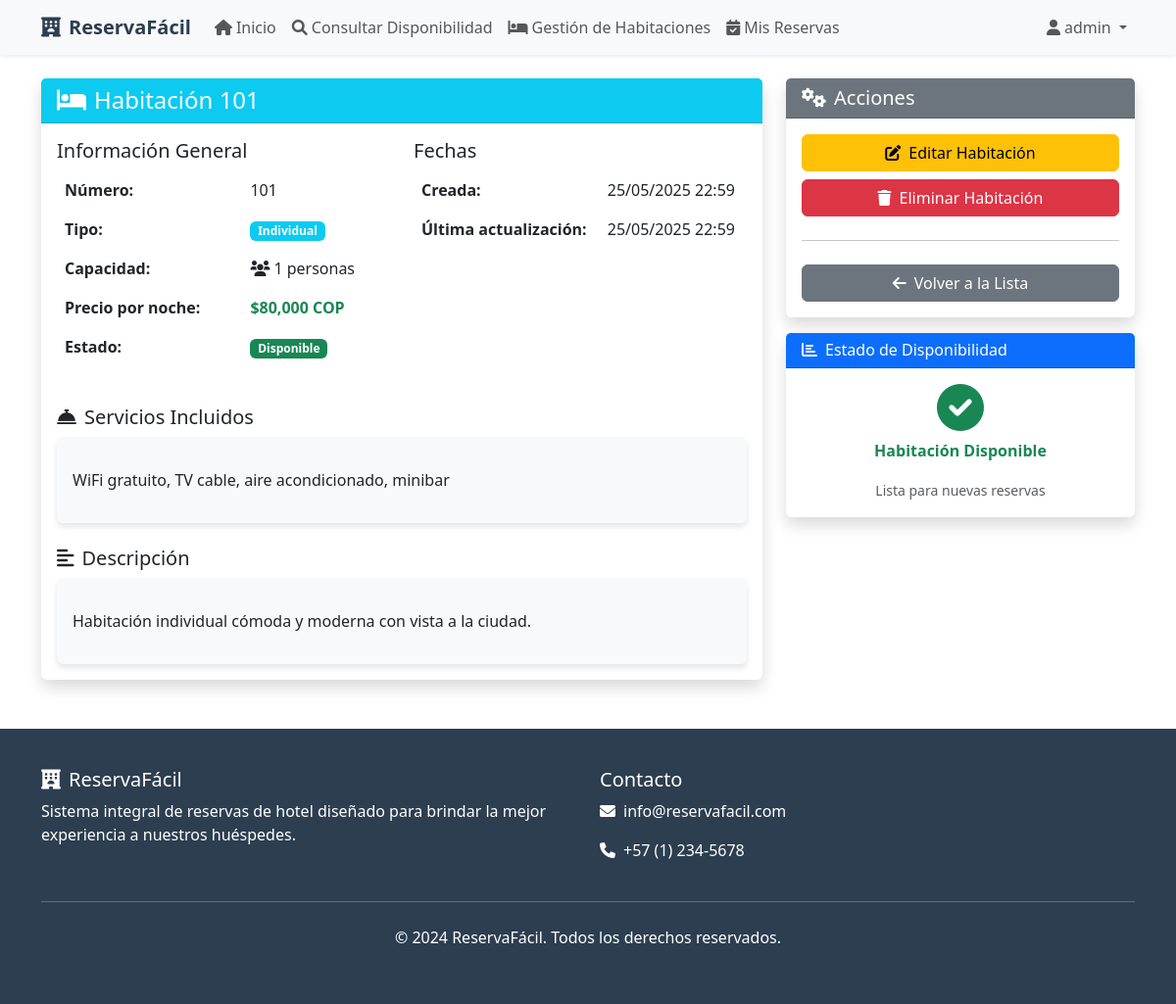
Screenshot of /habitaciones/1/ (signed in) with the database file from the repository.
### habitaciones/models.py (models this page shows, shortened)
class Habitacion(models.Model):
    TIPOS_HABITACION = [
        ('individual', 'Individual'),
        ('doble', 'Doble'),
        ('matrimonial', 'Matrimonial'),
        ('suite', 'Suite'),
        ('familiar', 'Familiar'),
        ('presidencial', 'Presidencial'),
    ]
    ESTADOS_HABITACION = [
        ('disponible', 'Disponible'),
        ('mantenimiento', 'Mantenimiento'),
        ('reservada', 'Reservada'),
        ('ocupada', 'Ocupada'),
    ]
    numero = models.CharField(
        max_length=10,
        unique=True,
        verbose_name="Número de Habitación",
        help_text="Número único de la habitación (ej: 101, 201A)"
    )
    tipo = models.CharField(
        max_length=20,
        choices=TIPOS_HABITACION,
        verbose_name="Tipo de Habitación"
    )
    precio_por_noche = models.DecimalField(
        max_digits=10,
        decimal_places=2,
        validators=[MinValueValidator(Decimal('0.01'))],
        verbose_name="Precio por Noche",
        help_text="Precio en pesos colombianos"
    )
    capacidad = models.PositiveIntegerField(
        validators=[MinValueValidator(1)],
        verbose_name="Capacidad",
        help_text="Número máximo de huéspedes"
    )
    servicios_incluidos = models.TextField(
        blank=True,
        verbose_name="Servicios Incluidos",
        help_text="Descripción de servicios incluidos (WiFi, TV, minibar, etc.)"
    )
    estado = models.CharField(
        max_length=20,
        choices=ESTADOS_HABITACION,
        default='disponible',
        verbose_name="Estado"
    )
    descripcion = models.TextField(
        blank=True,
        verbose_name="Descripción",
        help_text="Descripción adicional de la habitación"
    )
    fecha_creacion = models.DateTimeField(auto_now_add=True)
    fecha_actualizacion = models.DateTimeField(auto_now=True)
    class Meta:
        verbose_name = "Habitación"
        verbose_name_plural = "Habitaciones"
        ordering = ['numero']
    def esta_disponible(self):
        return self.estado == 'disponible'
    def precio_formateado(self):
        return f"${self.precio_por_noche:,.0f} COP"

### habitaciones/views.py (the view)
# urls.py: path('<int:pk>/', detalle_habitacion, name='detalle'),
@login_required
def detalle_habitacion(request, pk):
    habitacion = get_object_or_404(Habitacion, pk=pk)
    if hasattr(request.user, 'perfilusuario'):
        perfil = request.user.perfilusuario
        if not (perfil.es_personal_recepcion() or perfil.es_administrador()):
            messages.error(request, 'No tienes permisos para ver esta información.')
            return redirect('inicio')
    elif not (request.user.is_staff or request.user.is_superuser):
        messages.error(request, 'No tienes permisos para ver esta información.')
        return redirect('inicio')
    return render(request, 'habitaciones/detalle.html', {'habitacion': habitacion})

### usuarios/models.py (called while the page is built)
    def es_personal_recepcion(self):
        return self.tipo_usuario == 'recepcion'

    def es_administrador(self):
        return self.tipo_usuario == 'administrador'

### templates/habitaciones/detalle.html (shortened to what this page needs)
{% extends 'base.html' %}
{% block content %}
<div class="container mt-4">
    <div class="row">
        <div class="col-md-8">
            <div class="card shadow">
                <div class="card-header bg-info text-white">
                    <h4 class="mb-0">
                        <i class="fas fa-bed me-2"></i>Habitación {{ habitacion.numero }}
                    </h4>
                </div>
                <div class="card-body">
                    <div class="row">
                        <div class="col-md-6">
                            <h5>Información General</h5>
                            <table class="table table-borderless">
                                <tr>
                                    <td><strong>Número:</strong></td>
                                    <td>{{ habitacion.numero }}</td>
                                </tr>
                                <tr>
                                    <td><strong>Tipo:</strong></td>
                                    <td><span class="badge bg-info">{{ habitacion.get_tipo_display }}</span></td>
                                </tr>
                                <tr>
                                    <td><strong>Capacidad:</strong></td>
                                    <td><i class="fas fa-users me-1"></i>{{ habitacion.capacidad }} personas</td>
                                </tr>
                                <tr>
                                    <td><strong>Precio por noche:</strong></td>
                                    <td><strong class="text-success">{{ habitacion.precio_formateado }}</strong></td>
                                </tr>
                                <tr>
                                    <td><strong>Estado:</strong></td>
                                    <td>
                                        {% if habitacion.estado == 'disponible' %}
                                            <span class="badge bg-success">{{ habitacion.get_estado_display }}</span>
                                        {% elif habitacion.estado == 'ocupada' %}
                                            <span class="badge bg-danger">{{ habitacion.get_estado_display }}</span>
                                        {% elif habitacion.estado == 'reservada' %}
                                            <span class="badge bg-warning">{{ habitacion.get_estado_display }}</span>
                                        {% else %}
                                            <span class="badge bg-secondary">{{ habitacion.get_estado_display }}</span>
                                        {% endif %}
                                    </td>
                                </tr>
                            </table>
                        </div>
                        <div class="col-md-6">
                            <h5>Fechas</h5>
                            <table class="table table-borderless">
                                <tr>
                                    <td><strong>Creada:</strong></td>
                                    <td>{{ habitacion.fecha_creacion|date:"d/m/Y H:i" }}</td>
                                </tr>
                                <tr>
                                    <td><strong>Última actualización:</strong></td>
                                    <td>{{ habitacion.fecha_actualizacion|date:"d/m/Y H:i" }}</td>
                                </tr>
                            </table>
                        </div>
                    </div>
                    {% if habitacion.servicios_incluidos %}
                    <div class="mt-4">
                        <h5><i class="fas fa-concierge-bell me-2"></i>Servicios Incluidos</h5>
                        <div class="card bg-light">
                            <div class="card-body">
                                <p class="card-text">{{ habitacion.servicios_incluidos|linebreaks }}</p>
                            </div>
                        </div>
                    </div>
                    {% endif %}
                    {% if habitacion.descripcion %}
                    <div class="mt-4">
                        <h5><i class="fas fa-align-left me-2"></i>Descripción</h5>
                        <div class="card bg-light">
                            <div class="card-body">
                                <p class="card-text">{{ habitacion.descripcion|linebreaks }}</p>
                            </div>
                        </div>
                    </div>
                    {% endif %}
                </div>
            </div>
        </div>
        <div class="col-md-4">
            <div class="card shadow">
                <div class="card-header bg-secondary text-white">
                    <h5 class="mb-0"><i class="fas fa-cogs me-2"></i>Acciones</h5>
                </div>
                <div class="card-body">
                    <div class="d-grid gap-2">
                        <a href="{% url 'habitaciones:editar' habitacion.pk %}" class="btn btn-warning">
                            <i class="fas fa-edit me-2"></i>Editar Habitación
                        </a>
                        <a href="{% url 'habitaciones:eliminar' habitacion.pk %}" class="btn btn-danger">
                            <i class="fas fa-trash me-2"></i>Eliminar Habitación
                        </a>
                        <hr>
                        <a href="{% url 'habitaciones:lista' %}" class="btn btn-secondary">
                            <i class="fas fa-arrow-left me-2"></i>Volver a la Lista
                        </a>
                    </div>
                </div>
            </div>
            <div class="card shadow mt-3">
                <div class="card-header bg-primary text-white">
                    <h6 class="mb-0"><i class="fas fa-chart-bar me-2"></i>Estado de Disponibilidad</h6>
                </div>
                <div class="card-body">
                    {% if habitacion.esta_disponible %}
                        <div class="text-center">
                            <i class="fas fa-check-circle fa-3x text-success mb-2"></i>
                            <p class="text-success"><strong>Habitación Disponible</strong></p>
                            <small class="text-muted">Lista para nuevas reservas</small>
                        </div>
                    {% endif %}
                </div>
            </div>
        </div>
    </div>
</div>
{% endblock %}

### templates/base.html (shortened to what this page needs)
<!DOCTYPE html>
<html lang="es">
<head>
    <link href="https://cdn.jsdelivr.net/npm/bootstrap@5.3.0/dist/css/bootstrap.min.css" rel="stylesheet">
    <link rel="stylesheet" href="https://cdnjs.cloudflare.com/ajax/libs/font-awesome/6.0.0/css/all.min.css">
</head>
<body>
    <nav class="navbar navbar-expand-lg navbar-light bg-light shadow-sm">
        <div class="container">
            <a class="navbar-brand" href="{% url 'inicio' %}">
                <i class="fas fa-hotel me-2"></i>ReservaFácil
            </a>
            <div class="collapse navbar-collapse" id="navbarNav">
                <ul class="navbar-nav me-auto">
                    <li class="nav-item">
                        <a class="nav-link" href="{% url 'inicio' %}">
                            <i class="fas fa-home me-1"></i>Inicio
                        </a>
                    </li>
                    <li class="nav-item">
                        <a class="nav-link" href="{% url 'habitaciones:consultar_disponibilidad' %}">
                            <i class="fas fa-search me-1"></i>Consultar Disponibilidad
                        </a>
                    </li>
                    {% if user.is_authenticated %}
                        {% if user.perfilusuario.es_personal_recepcion or user.perfilusuario.es_administrador or user.is_staff %}
                            <li class="nav-item">
                                <a class="nav-link" href="{% url 'habitaciones:lista' %}">
                                    <i class="fas fa-bed me-1"></i>Gestión de Habitaciones
                                </a>
                            </li>
                        {% else %}
                            <li class="nav-item">
                                <a class="nav-link" href="#">
                                    <i class="fas fa-bed me-1"></i>Habitaciones
                                </a>
                            </li>
                        {% endif %}
                        <li class="nav-item">
                            <a class="nav-link" href="#">
                                <i class="fas fa-calendar-check me-1"></i>Mis Reservas
                            </a>
                        </li>
                    {% endif %}
                </ul>
                <ul class="navbar-nav">
                    {% if user.is_authenticated %}
                        <li class="nav-item dropdown">
                            <a class="nav-link dropdown-toggle" href="#" id="navbarDropdown" role="button" data-bs-toggle="dropdown">
                                <i class="fas fa-user me-1"></i>{{ user.get_full_name|default:user.username }}
                            </a>
                        </li>
                    {% endif %}
                </ul>
            </div>
        </div>
    </nav>
    <main>
        {% block content %}{% endblock %}
    </main>
    <footer>
        <div class="container">
            <div class="row">
                <div class="col-md-6">
                    <h5><i class="fas fa-hotel me-2"></i>ReservaFácil</h5>
                    <p>Sistema integral de reservas de hotel diseñado para brindar la mejor experiencia a nuestros huéspedes.</p>
                </div>
                <div class="col-md-6">
                    <h5>Contacto</h5>
                    <p><i class="fas fa-envelope me-2"></i>info@reservafacil.com</p>
                    <p><i class="fas fa-phone me-2"></i>+57 (1) 234-5678</p>
                </div>
            </div>
            <hr class="my-4">
            <div class="text-center">
                <p>&copy; 2024 ReservaFácil. Todos los derechos reservados.</p>
            </div>
        </div>
    </footer>
</body>
</html>

### templates/base.html (style rules this page uses)
.navbar-brand { font-weight: bold; color: #2c3e50 !important; }
.card { border: none; box-shadow: 0 4px 6px rgba(0, 0, 0, 0.1); transition: transform 0.3s ease; }
footer { background-color: #2c3e50; color: white; padding: 40px 0; margin-top: 50px; }

### rows the page displays
Habitacion: numero "101", tipo "Individual", capacidad "1", precio_formateado "$80,000 COP", estado "Disponible", fecha_creacion "25/05/2025 22:59", fecha_actualizacion "25/05/2025 22:59", servicios_incluidos "WiFi gratuito, TV cable, aire acondicionado, minibar", descripcion "Habitación individual cómoda y moderna con vista a la ciudad."

### other values shown
{{ user.get_full_name|default:user.username }} "admin"
